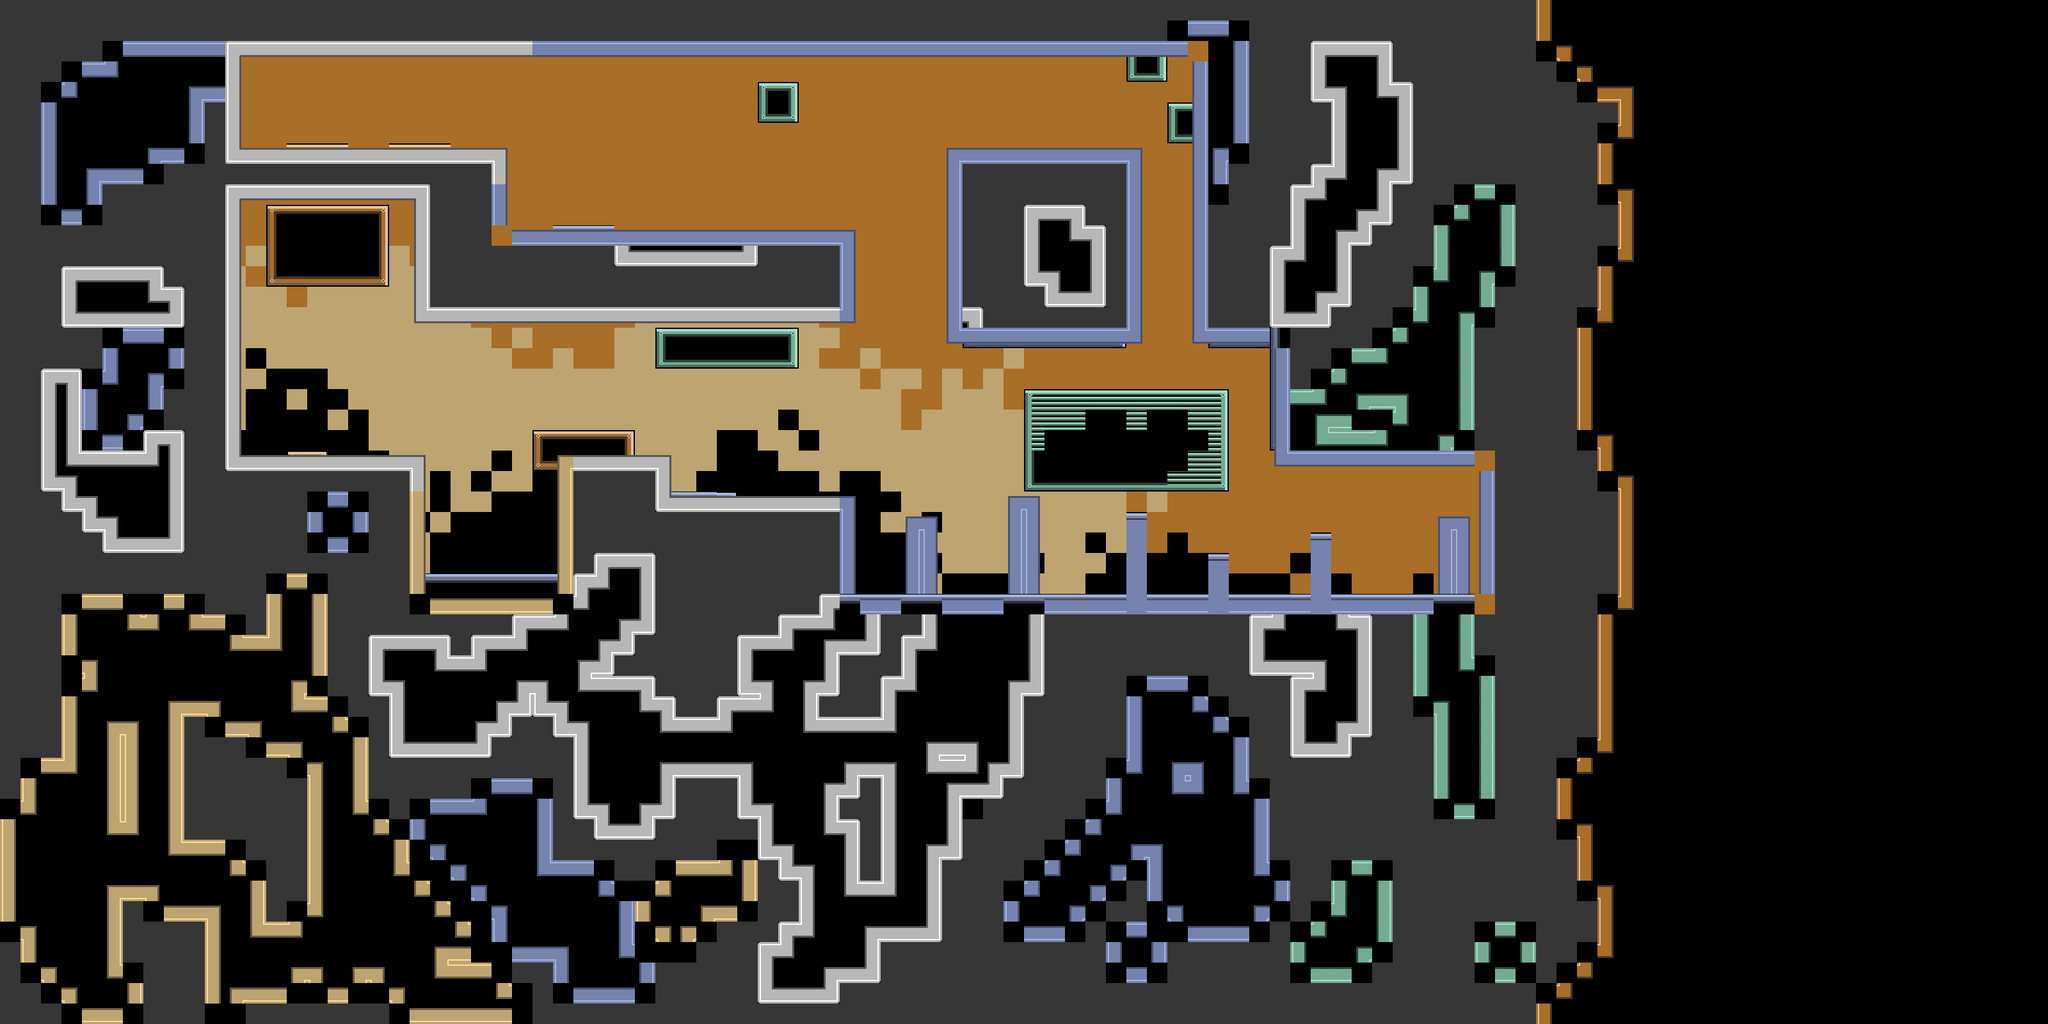

Below is a game level as drawn by its tile map, then a one-line description and the .tmx that defines it (tile-layer data replaced by summaries):
An orthogonal 100x50 tile map with 32x32 px tiles, 2 tile layers (BGTiles, MapTiles) and 92 objects.

<map version="1.0" orientation="orthogonal" renderorder="right-down" width="100" height="50" tilewidth="32" tileheight="32" nextobjectid="179">
 <tileset firstgid="1" name="test" tilewidth="32" tileheight="32" tilecount="640" columns="20">
  <image source="Tilesheet/test.png" width="640" height="1024" />
  <terraintypes>
   <terrain name="GreyTransparent" tile="-1" />
   <terrain name="RedTransparent" tile="-1" />
   <terrain name="GreenTransparent" tile="-1" />
   <terrain name="YellowTransparent" tile="-1" />
   <terrain name="BrownTransparent" tile="-1" />
   <terrain name="BlueTransparent" tile="-1" />
   <terrain name="DarkBlueTransparent" tile="-1" />
  </terraintypes>
  <tile id="0" terrain=",,,0" />
  <tile id="11" terrain=",,0," />
  <tile id="21" terrain=",,,1" />
  <tile id="22" terrain=",,1," />
  <tile id="23" terrain=",,,2" />
  <tile id="24" terrain=",,2," />
  <tile id="25" terrain=",,,3" />
  <tile id="26" terrain=",,3," />
  <tile id="27" terrain=",,,4" />
  <tile id="28" terrain=",,4," />
  <tile id="29" terrain=",,,5" />
  <tile id="30" terrain=",,5," />
  <tile id="41" terrain=",1,," />
  <tile id="42" terrain="1,,," />
  <tile id="43" terrain=",2,," />
  <tile id="44" terrain="2,,," />
  <tile id="45" terrain=",3,," />
  <tile id="46" terrain="3,,," />
  <tile id="47" terrain=",4,," />
  <tile id="48" terrain="4,,," />
  <tile id="49" terrain=",5,," />
  <tile id="50" terrain="5,,," />
  <tile id="69" terrain=",,,6" />
  <tile id="70" terrain=",,6," />
  <tile id="89" terrain=",6,," />
  <tile id="90" terrain="6,,," />
  <tile id="140" terrain=",0,," />
  <tile id="151" terrain="0,,," />
  <tile id="170" terrain="0,0,0,0" />
  <tile id="171" terrain="1,1,1,1" />
  <tile id="172" terrain="2,2,2,2" />
  <tile id="173" terrain="3,3,3,3" />
  <tile id="174" terrain="4,4,4,4" />
  <tile id="175" terrain="5,5,5,5" />
  <tile id="176" terrain="3,,3," />
  <tile id="177" terrain="3,3,," />
  <tile id="178" terrain="5,,5," />
  <tile id="179" terrain="5,5,," />
  <tile id="190" terrain="6,6,6,6" />
  <tile id="196" terrain=",,3,3" />
  <tile id="197" terrain=",3,,3" />
  <tile id="198" terrain=",,5,5" />
  <tile id="199" terrain=",5,,5" />
  <tile id="204" terrain="4,,4," />
  <tile id="205" terrain="4,4,," />
  <tile id="206" terrain="0,,0," />
  <tile id="207" terrain="0,0,," />
  <tile id="208" terrain="1,,1," />
  <tile id="209" terrain="1,1,," />
  <tile id="210" terrain="2,,2," />
  <tile id="211" terrain="2,2,," />
  <tile id="216" terrain="3,3,3," />
  <tile id="217" terrain="3,3,,3" />
  <tile id="218" terrain="5,5,5," />
  <tile id="219" terrain="5,5,,5" />
  <tile id="224" terrain=",,4,4" />
  <tile id="225" terrain=",4,,4" />
  <tile id="226" terrain=",,0,0" />
  <tile id="227" terrain=",0,,0" />
  <tile id="228" terrain=",,1,1" />
  <tile id="229" terrain=",1,,1" />
  <tile id="230" terrain=",,2,2" />
  <tile id="231" terrain=",2,,2" />
  <tile id="236" terrain="3,,3,3" />
  <tile id="237" terrain=",3,3,3" />
  <tile id="238" terrain="5,,5,5" />
  <tile id="239" terrain=",5,5,5" />
  <tile id="244" terrain="4,4,4," />
  <tile id="245" terrain="4,4,,4" />
  <tile id="246" terrain="0,0,0," />
  <tile id="247" terrain="0,0,,0" />
  <tile id="248" terrain="1,1,1," />
  <tile id="249" terrain="1,1,,1" />
  <tile id="250" terrain="2,2,2," />
  <tile id="251" terrain="2,2,,2" />
  <tile id="264" terrain="4,,4,4" />
  <tile id="265" terrain=",4,4,4" />
  <tile id="266" terrain="0,,0,0" />
  <tile id="267" terrain=",0,0,0" />
  <tile id="268" terrain="1,,1,1" />
  <tile id="269" terrain=",1,1,1" />
  <tile id="270" terrain="2,,2,2" />
  <tile id="271" terrain=",2,2,2" />
  <tile id="284" terrain="6,,6," />
  <tile id="285" terrain="6,6,," />
  <tile id="304" terrain=",,6,6" />
  <tile id="305" terrain=",6,,6" />
  <tile id="324" terrain="6,6,6," />
  <tile id="325" terrain="6,6,,6" />
  <tile id="344" terrain="6,,6,6" />
  <tile id="345" terrain=",6,6,6" />
 </tileset>
 <objectgroup name="working1.png" />
 <layer name="BGTiles" width="100" height="50">
  <data>[5000 cells, 4964 non-empty, 92 distinct tile ids]</data>
 </layer>
 <layer name="MapTiles" width="100" height="50">
  <data>[5000 cells, 899 non-empty, 37 distinct tile ids]</data>
 </layer>
 <objectgroup name="Collisions">
  <object id="5" x="375" y="712" width="287.667" height="61" />
  <object id="7" x="873.333" y="711.667" width="172" height="238" />
  <object id="8" x="605" y="773" width="57" height="217" />
  <object id="9" x="352" y="232.667" width="436.333" height="77.3333" />
  <object id="12" x="652" y="936.667" width="237.333" height="62.6667" />
  <object id="22" x="1480.67" y="230.333" width="302" height="302" />
  <object id="23" x="307.333" y="44.667" width="65.3333" height="705.333" />
  <object id="24" x="648" y="357.667" width="686.333" height="144.667" />
  <object id="25" x="1046.67" y="775.667" width="284.667" height="200.667" />
  <object id="40" x="385.167" y="457" width="60.6667" height="22" />
  <object id="41" x="385.667" y="584" width="60.6667" height="22" />
  <object id="59" x="648" y="312" width="140" height="53.3333" />
  <object id="60" x="349.33" y="20" width="1540" height="66.6667" />
  <object id="61" x="1862.66" y="61.3333" width="177.333" height="472" />
  <object id="62" x="1993.34" y="513.334" width="365.333" height="213.333" />
  <object id="63" x="1333.33" y="936" width="912" height="54.6667" />
  <object id="64" x="2249.33" y="809.333" width="56" height="189.333" />
  <object id="65" x="2310.67" y="728" width="66.6666" height="260" />
  <object id="66" x="1376.33" y="551.667" width="60.6667" height="22" />
  <object id="67" x="1377.67" y="422.333" width="60.6667" height="22" />
  <object id="68" x="1025.67" y="199" width="60.6667" height="22" />
  <object id="69" x="833.17" y="199.833" width="60.6667" height="22" />
  <object id="104" x="665.333" y="882.667" width="205.333" height="21.3333">
   <properties>
    <property name="death" value="" />
   </properties>
  </object>
  <object id="106" x="609.167" y="521" width="60.6667" height="22" />
  <object id="107" x="1249.17" y="648.5" width="60.6667" height="22" />
  <object id="108" x="1416.5" y="808" width="47" height="128" />
  <object id="109" x="1577.5" y="775" width="47.5" height="159.5" />
  <object id="110" x="1760" y="801" width="31.5" height="134.5" />
  <object id="111" x="1887.5" y="864.5" width="31.5" height="71.5" />
  <object id="112" x="2048" y="831.5" width="30.5" height="105" />
  </objectgroup>
 <objectgroup name="SpawnPoint">
  <!-- 45 objects omitted --></objectgroup>
 <objectgroup name="Candy">
  <!-- 44 objects omitted --></objectgroup>
</map>
<!-- 62 of 92 objects omitted -->